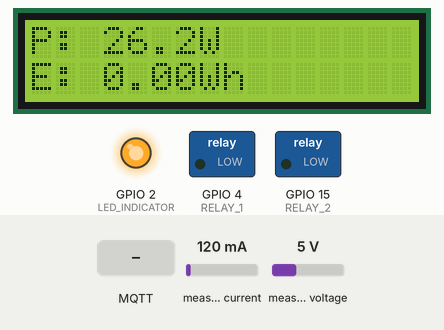
The sketch below on a simulated ESP32. Parts: 16×2 character LCD, switched loads named in the sketch (green lamp = pin HIGH), output pins drawn as LEDs (lit = HIGH). The inputs (shaded band) are chosen by the test bench; at power-on: measured current 120 mA, measured voltage 5 V. WiFi joins after 1.5 s; servers stay silent unless stated; no MQTT or app messages arrive unless stated; what the sketch prints to the serial monitor is not drawn.

Above: at 4.9 s.
5.0 s: MQTT message "on1" arrives on the first subscribed topic
At 6.0 s:
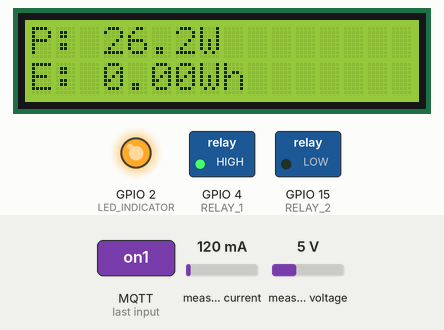
6.5 s: MQTT message "on2" arrives on the first subscribed topic
At 7.1 s:
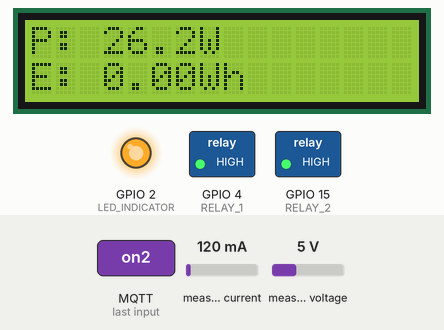
8.0 s: MQTT message "off1" arrives on the first subscribed topic
At 8.3 s:
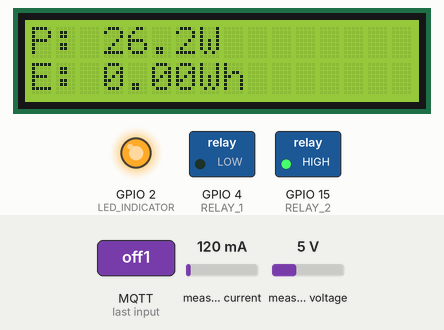
9.5 s: measured current set to 40 mA
At 13.3 s:
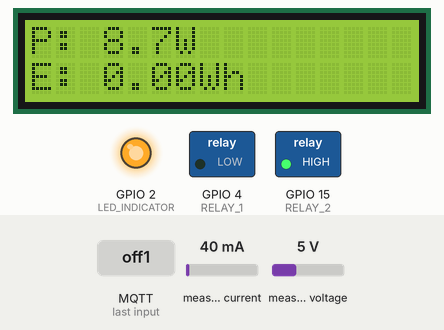
13.6 s: measured voltage set to 0.3 V
At 16.5 s:
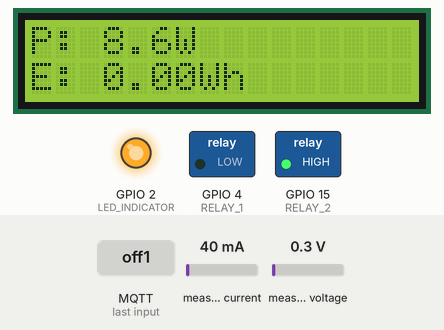
17.6 s: measured current set to 500 mA
At 20.9 s:
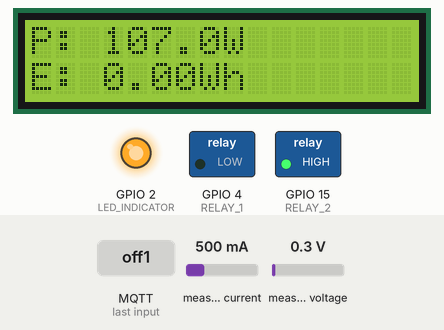
Timing chart, 0 to 22.4 s (numbered marks = the images above; inputs shaded):
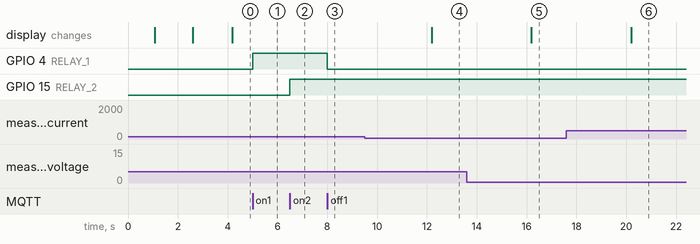

Measured:
- after the input at 5.0 s, GPIO 4 (RELAY_1): LOW → HIGH at once
- after the input at 6.5 s, GPIO 15 (RELAY_2): LOW → HIGH at once
- after the input at 8.0 s, GPIO 4 (RELAY_1): HIGH → LOW at once
- after the input at 9.5 s, the display: changes after 2.7 s (image 4)
- after the input at 13.6 s, the display: changes after 2.6 s (image 5)
- after the input at 17.6 s, the display: changes after 2.6 s (image 6)

The sketch:

TugasAkhirEdspert.ino
```cpp
/* Include library-library yang diperlukan */
#include <PZEM004Tv30.h> // Library sensor daya PZEM004T
#include <LiquidCrystal_I2C.h> // Library untuk Layar LCD
#include <WiFi.h>   // WiFi
#include <PubSubClient.h>   // MQTT

/* Deklarasi konstanta */
#define RELAY_1 4
#define RELAY_2 15
#define LED_INDICATOR 2

/* Inisialisasi MQTT */
WiFiClient espClient;
PubSubClient client(espClient);

/* Inisialisasi sensor PZEM004T */
PZEM004Tv30 pzem(Serial2, 16, 17);

/* Inisialisasi layar LCD 16x2, I2C address 0x27 */
LiquidCrystal_I2C lcd(0x27, 16, 2);

/* Deklarasi variabel */
const char* ssid = "BLOK I 1-1";
const char* password = "hksangkuriang45b";

const char* mqtt_server = "192.168.1.15";

unsigned long prevTime = 0;
const long delayTime = 4000;

/* Deklarasi variabel-variabel untuk mengambil data dari sensor */
float power;
float energy;
float voltage;
float current;

/* Deklarasi karakter-karakter pada layar LCD */
char power_lcd[14];
char energy_lcd[14];

void setup() {
  /* Inisialisasi serial, serial 2 untuk pzem */
  Serial.begin(115200);
  Serial2.begin(9600, SERIAL_8N1, 16, 17);

  /* Inisialisasi LCD */
  lcd.init();
  lcd.backlight();

  pinMode(LED_INDICATOR,OUTPUT);
  pinMode(RELAY_1, OUTPUT);
  pinMode(RELAY_2, OUTPUT);
  delay(1000);

  digitalWrite(RELAY_1, LOW);
  digitalWrite(RELAY_2, LOW);
  digitalWrite(LED_INDICATOR, LOW);
  lcd.setCursor(0, 0);
  lcd.printstr("CONNECTING...");

  WiFi.begin(ssid, password);
  while (WiFi.status() != WL_CONNECTED) {
    delay(500);
    Serial.print(".");
  }

  lcd.clear();
  lcd.setCursor(0, 0);
  lcd.printstr("CONNECTED!");
  digitalWrite(LED_INDICATOR, HIGH);
  delay(1000);

  client.setServer(mqtt_server, 1883);
  client.setCallback(callback);
  delay(200);
}

void loop() {
  if (!client.connected()) {
    reconnect();
  }
  client.loop();

  /* Ambil data dari sensor setiap 4 detik  */
  if (millis() - prevTime > 4000) {
    prevTime = millis();
    voltage = pzem.voltage();
    current = pzem.current();
    power = pzem.power();
    energy = pzem.energy();
    delay(100);
    display_sensor();

    // Convert the value to a char array
    char powerString[8];
    dtostrf(power, 1, 1, powerString);
    client.publish("esp32/edspert/power", powerString);

    // Convert the value to a char array
    char energyString[8];
    dtostrf(energy, 1, 2, energyString);
    client.publish("esp32/edspert/energy", energyString);

    // Convert the value to a char array
    char voltageString[8];
    dtostrf(voltage, 1, 2, voltageString);
    client.publish("esp32/edspert/voltage", voltageString);

    // Convert the value to a char array
    char currentString[8];
    dtostrf(current, 1, 2, currentString);
    client.publish("esp32/edspert/current", currentString);
  }
}

void callback(char* topic, byte* message, unsigned int length) {
  String messageTemp;

  for (int i = 0; i < length; i++) {
    messageTemp += (char)message[i];
  }

  if (String(topic) == "esp32/edspert/homecontrol") {
    if(messageTemp == "on1"){
      digitalWrite(RELAY_1, HIGH);
    }
    else if(messageTemp == "off1"){
      digitalWrite(RELAY_1, LOW);
    }
    else if(messageTemp == "on2"){
      digitalWrite(RELAY_2, HIGH);
    }
    else if(messageTemp == "off2"){
      digitalWrite(RELAY_2, LOW);
    }
  }
}

void display_sensor() {
  sprintf(power_lcd, "P: %.1fW", power);
  sprintf(energy_lcd, "E: %.2fWh", energy);
  lcd.clear();
  lcd.setCursor(0, 0);
  lcd.printstr(power_lcd);
  lcd.setCursor(0, 1);
  lcd.printstr(energy_lcd);
}

void reconnect() {
  while(!client.connected()) {
    Serial.print("Attempting MQTT connection...");
    if (client.connect("ESP8266Client")) {
      Serial.print("connected");
      client.subscribe("esp32/edspert/homecontrol");
    } else {
      Serial.print("failed, rc=");
      Serial.print(client.state());
      Serial.println(" Try again in 5 seconds");
      delay(5000);
    }
  }
}
```
